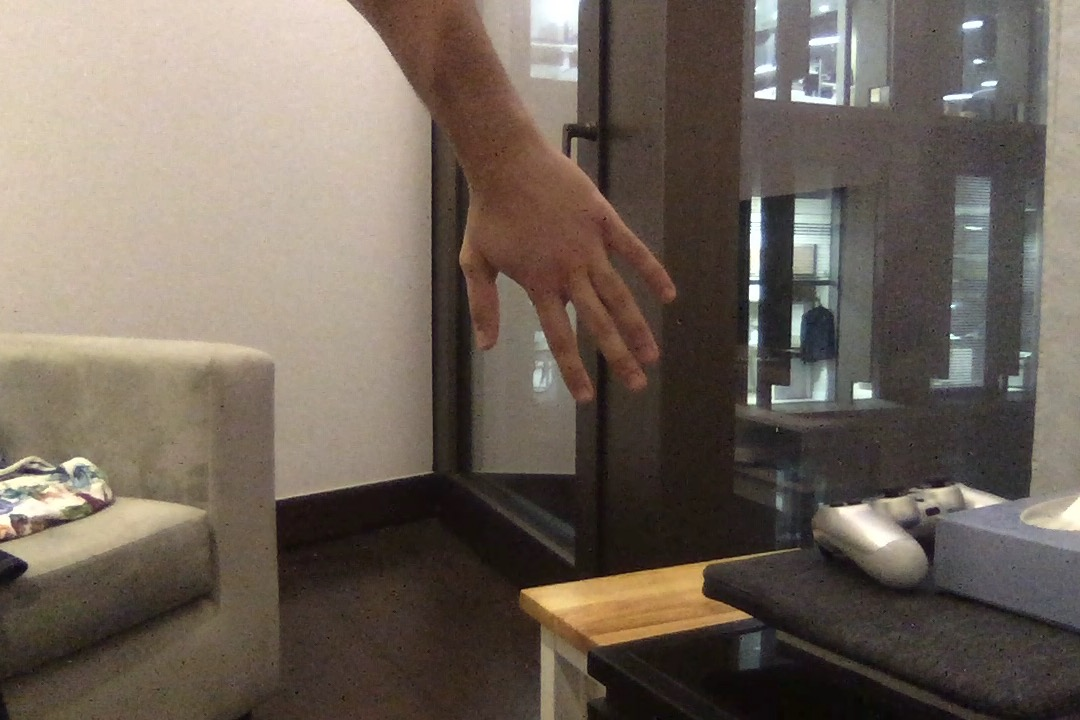
#> input picture hw2_image/01.jpg, 1080 x 720 px, found by its file name
$ python hw2-1.py
#> lines starting #> are read from the running program, lines starting #| are printed output that depends on the picture
"""
NAME: WON KYU JEONG
DATE: 10/5/2019
COURSE: CST 205
Coding Partner: YE LIN JOH
"""

""" i used hw2 code with image from internet and it worked"""


from PIL import Image


def Mediansort(list):
  middle = len(list)//2
  return list[middle]
files = {1:"hw2_image/01.jpg",
     2:"hw2_image/02.jpg",
     3:"hw2_image/03.jpg"}
im1 = Image.open(files[1])
#> im1 is the input picture: PIL image 1080x720 RGB; mean R, G, B 113.1, 101.8, 91.4
im2 = Image.open(files[2])
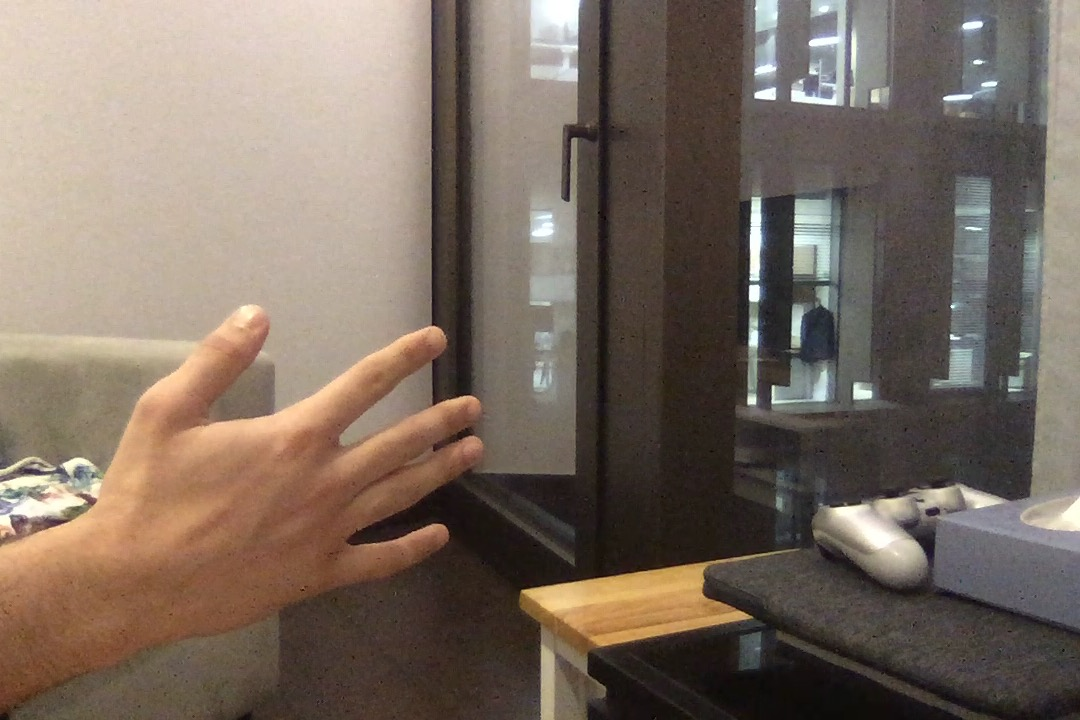
#> input picture hw2_image/02.jpg, 1080 x 720 px, found by its file name
#> im2 is the input picture: PIL image 1080x720 RGB; mean R, G, B 123.1, 108.8, 97.3
im3 = Image.open(files[3])
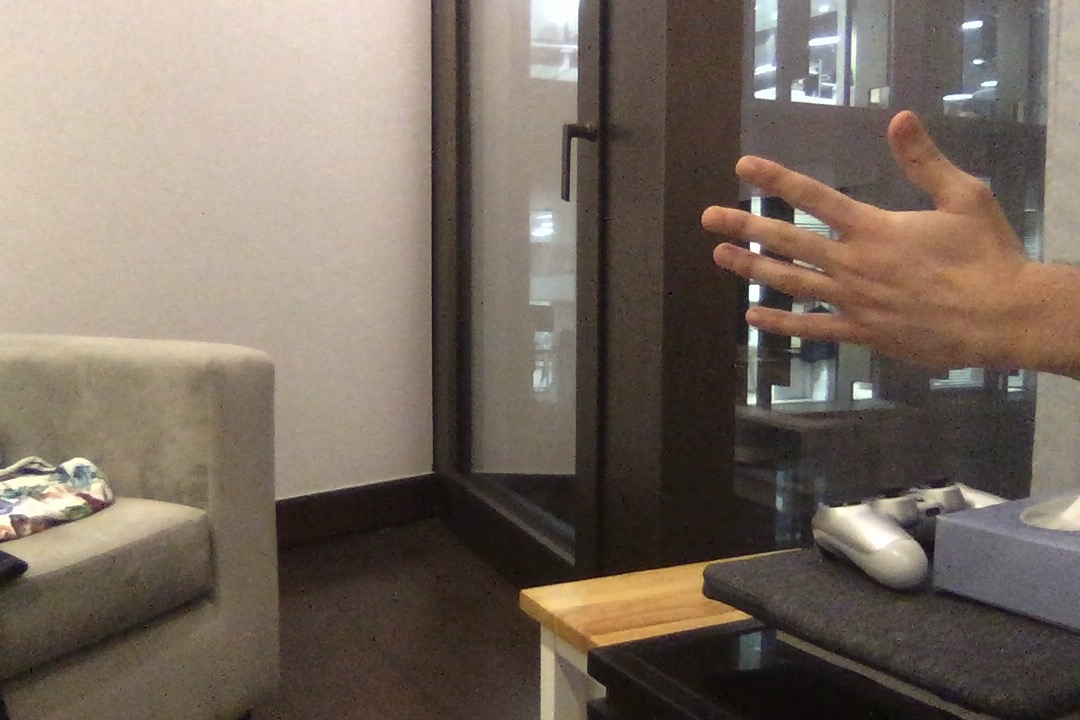
#> input picture hw2_image/03.jpg, 1080 x 720 px, found by its file name
#> im3 is the input picture: PIL image 1080x720 RGB; mean R, G, B 120.6, 107.8, 96.5
list1 = list(im1.getdata())
#> list1 = 777600 items
list2 = list(im2.getdata())
#> list2 = 777600 items
list3 = list(im3.getdata())
#> list3 = 777600 items
count = 0
nofoxlist = []
while(count < len(list1)):
  final = [list1[count],list2[count],list3[count]]

  final = sorted(final, reverse=True)


  pixel = Mediansort(final)
  count = count+1
  nofoxlist.append(pixel)
#> this loop made 777600 passes
#> final on passes 1 to 3: [(235, 219, 204), (234, 217, 201), (231, 214, 194)], [(236, 220, 205), (233, 216, 200), (231, 214, 194)], [(236, 220, 205), (234, 217, 201), (230, 213, 193)]
#> after the loop, count = 777600; nofoxlist = 777600 items

im1.putdata(nofoxlist)
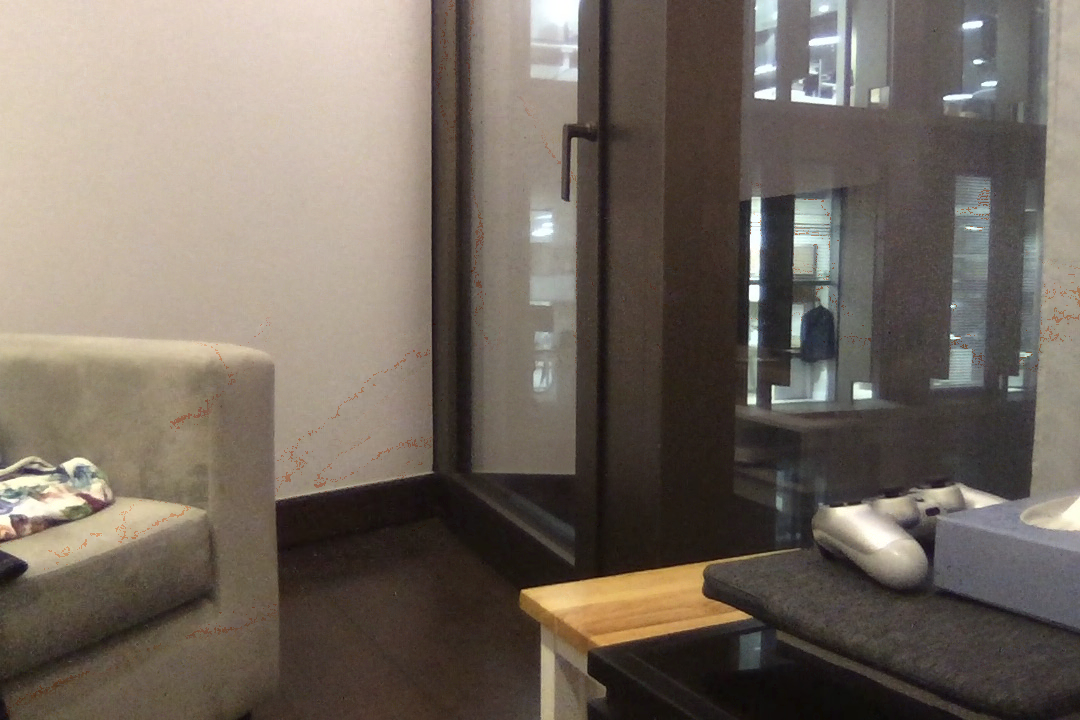
#> im1: PIL image 1080x720 RGB; mean R, G, B 116.5, 106.4, 96.6
im1.save('hw2_image/nohand.jpg')
